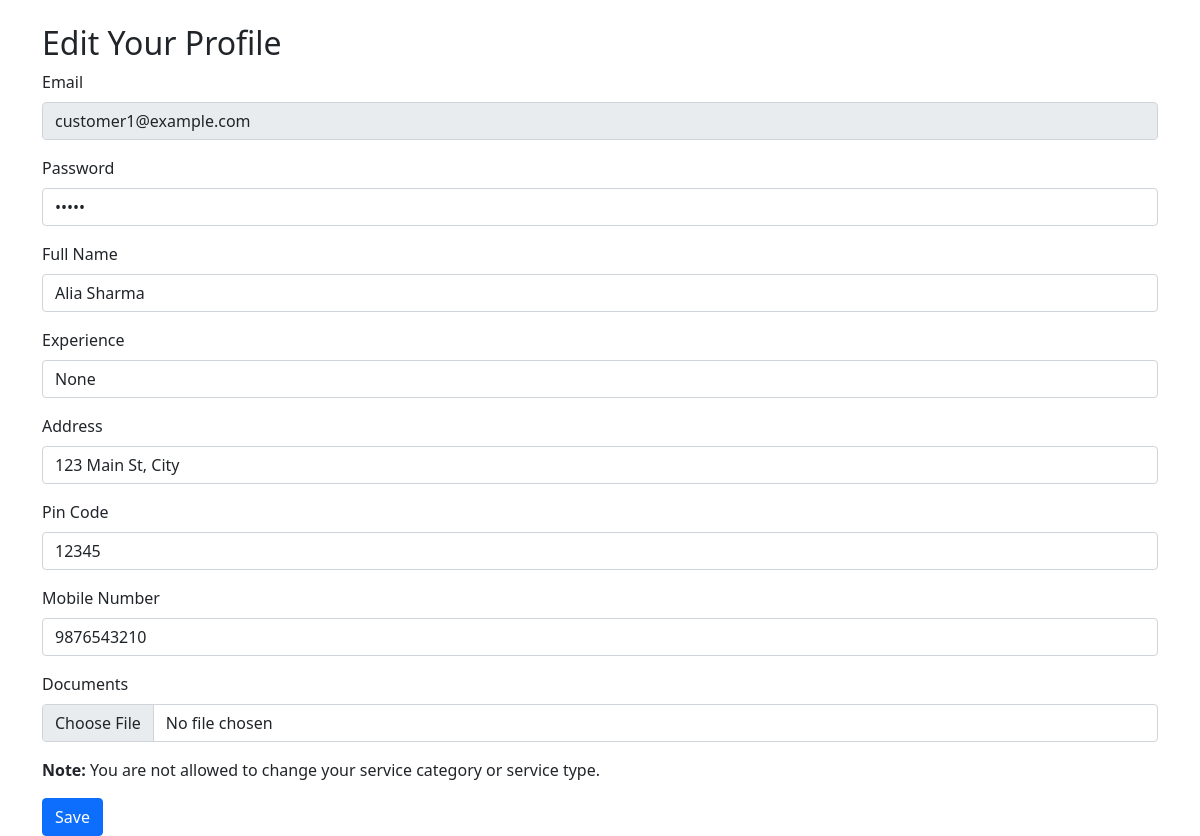
The page /prof_edit_profile (signed in) on the database its author committed.
### tables this page shows
CREATE TABLE users (
        id INTEGER PRIMARY KEY AUTOINCREMENT,
        email TEXT UNIQUE NOT NULL,
        password TEXT NOT NULL,
        role TEXT NOT NULL,
        full_name TEXT,
        address TEXT,
        pin_code INTEGER,
        mobile_number TEXT,
        experience INTEGER,
        rating FLOAT DEFAULT 0,       
        documents_path TEXT,  -- Optional field for service professionals
        service_id INTEGER,  -- New column for storing the selected service
        service_type_id INTEGER,       
        is_blocked INTEGER DEFAULT 0,
        FOREIGN KEY (service_id) REFERENCES services(id),  -- Link to the services table
        FOREIGN KEY (service_type_id) REFERENCES service_types(id)       
    );

### routes/professional_dashboard_routes.py (the view, shortened to what this page needs)
@app.route('/prof_edit_profile', methods=['GET', 'POST'])
def prof_edit_profile():
    email = session.get('user')
    db = get_db()
    cursor = db.execute('SELECT * FROM users WHERE email = ?', (email,))
    professional = cursor.fetchone()
    return render_template('prof_edit_profile.html', professional=professional)

### routes/professional_dashboard_routes.py (called while the page is built)
def get_db():
    if 'db' not in g:
        g.db = sqlite3.connect(DATABASE)
        g.db.row_factory = sqlite3.Row
    return g.db

### templates/prof_edit_profile.html (shortened to what this page needs)
<!DOCTYPE html>
<html lang="en">
<head>
    <link href="https://cdn.jsdelivr.net/npm/bootstrap@5.1.3/dist/css/bootstrap.min.css" rel="stylesheet">
</head>
<body>
<div class="container mt-4">
    <h2>Edit Your Profile</h2>
    <form method="POST" enctype="multipart/form-data">
        <div class="mb-3">
            <label for="email" class="form-label">Email</label>
            <input type="email" class="form-control" id="email" name="email" value="{{ professional['email'] }}" disabled>
        </div>
        <div class="mb-3">
            <label for="password" class="form-label">Password</label>
            <input type="password" class="form-control" id="password" name="password" value="{{ professional['password'] }}">
        </div>
        <div class="mb-3">
            <label for="full_name" class="form-label">Full Name</label>
            <input type="text" class="form-control" id="full_name" name="full_name" value="{{ professional['full_name'] }}">
        </div>
        <div class="mb-3">
            <label for="experience" class="form-label">Experience</label>
            <input type="text" class="form-control" id="experience" name="experience" value="{{ professional['experience'] }}">
        </div>
        <div class="mb-3">
            <label for="address" class="form-label">Address</label>
            <input type="text" class="form-control" id="address" name="address" value="{{ professional['address'] }}">
        </div>
        <div class="mb-3">
            <label for="pin_code" class="form-label">Pin Code</label>
            <input type="text" class="form-control" id="pin_code" name="pin_code" value="{{ professional['pin_code'] }}">
        </div>
        <div class="mb-3">
            <label for="mobile_number" class="form-label">Mobile Number</label>
            <input type="text" class="form-control" id="mobile_number" name="mobile_number" value="{{ professional['mobile_number'] }}">
        </div>
        <div class="mb-3">
            <label for="documents" class="form-label">Documents</label>
            <input type="file" class="form-control" id="documents" name="documents">
        </div>
        <p><strong>Note:</strong> You are not allowed to change your service category or service type.</p>
        <button type="submit" class="btn btn-primary">Save</button>
    </form>
</div>
</body>
</html>

### rows shown on the page
users: email "customer1@example.com", full_name "Alia Sharma", address "123 Main St, City", pin_code "12345", mobile_number "9876543210"
